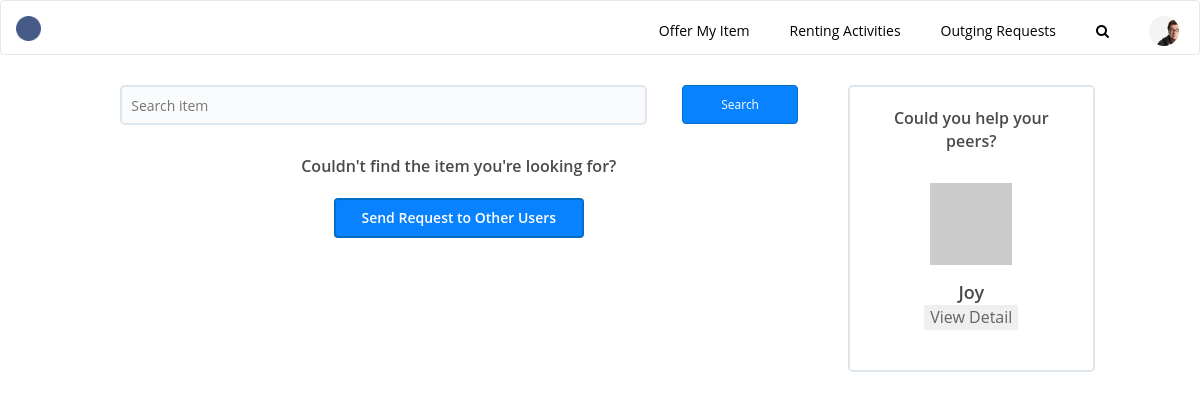
The app's page /rent/search (signed in), older data.
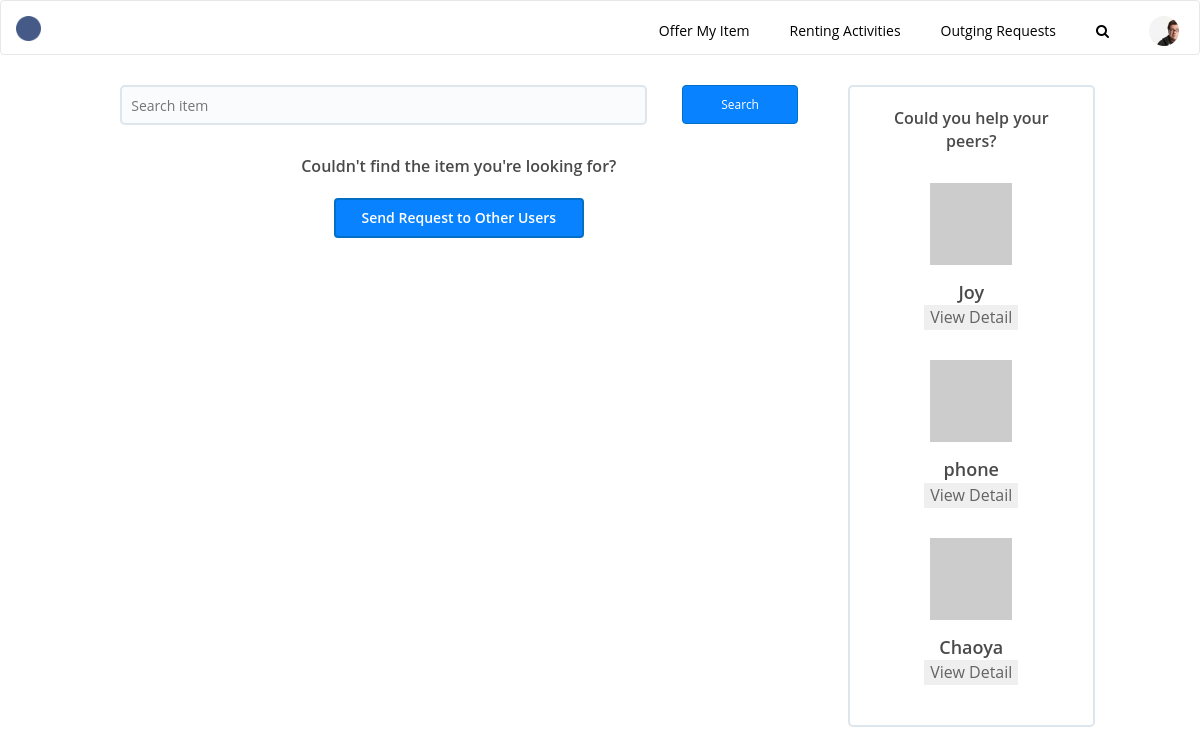
The same page, newer data.
### rent/models.py (models this page shows, shortened)
class RequestingItem(models.Model):
	name = models.CharField(max_length=100)
	borrower = models.ForeignKey(User)
	picture = models.FileField(upload_to=itemuploadpath, blank=True, null=True)
	content_type = models.CharField(max_length=50, blank=True, null=True)
	description = models.TextField(max_length=300, blank=True, null=True)
	reward = models.CharField(max_length=100, blank=True, null=True)
	post_date = models.DateField(auto_now_add=True, blank=True, null=True)
	active = models.BooleanField(default=True, blank=False)
	need_from = models.DateField(blank=True, null=True)
	need_to = models.DateField(blank=True, null=True)

### rent/views.py (the view)
def search(request):
	if not request.user.is_authenticated:
		return redirect(reverse('home'))
	context = {}
	keyword = request.GET.get('searchbar', False)
	all_items = OfferingItem.objects.filter(name__contains=keyword)
	context['items'] = all_items
	help_peer = RequestingItem.objects.all().exclude(borrower=request.user)[:4]
	context['help_peer'] = help_peer
	return render(request, 'rent/search.html', context)

### rent/templates/rent/search.html (shortened to what this page needs)
{% extends "rent/base.html" %}
{% block customized_static %}
        <link rel="stylesheet" href="../../static/rent/css/search.css" type="text/css" />
{% endblock %}
{% block bodycontent %}
        <div class="main-container">
            <div class="row">
                <div class="col-xs-12 col-sm-9 col-md-9">
                    <div class="content-container">
                        <div class="row" id="search">
                            <div class="col-xs-9 col-xs-9 col-sm-9 col-md-9" id="searchbar-container">
                                <input type="text" id="searchbar" name="" placeholder="  Search item"/>
                            </div>
                            <div class="col-xs-3 col-sm-3 col-md-3 clickable" id="search-btn-container">
                                <div class="clickable btn btn-primary" id="search-btn">
                                    Search
                                </div>
                            </div>
                        </div>
                        <div id="cant-find">
                            Couldn't find the item you're looking for?
                        </div>
                        <div id="send-request-container">
                            <div id="send-request-btn">
                                Send Request to Other Users
                            </div>
                        </div>
                    </div>
                </div>
                <div class="hidden-xs col-sm-3 col-md-3" id="could-you-help-peer-container">
                    <div class="" id="help-peer-title">
                        Could you help your peers?
                    </div>
                    {% for j in help_peer %}
                    <form method="GET" action="{% url 'help_peer_detail' j.id %}">
                    <div class="peer-item-container">
                        {% if j.picture %}
                        <img src="{% url 'get_item_photo' j.id %}" width="82px" height="82px">
                        {% else %}
                        <img src="http://placehold.it/82x82">
                        {% endif %}
                        <div class="peer-item-name">
                            {{j.name}}
                        </div>
                        <div class="peer-item-viewdetail">
                            <button type="submit">View Detail</button>
                        </div>
                    </div>
                    </form>
                    {% endfor %}
                </div>
            </div>
        </div>
{% endblock %}

### rent/templates/rent/base.html (shortened to what this page needs)
<!DOCTYPE html>
<html>
<head>
		<link rel="stylesheet" href="https://maxcdn.bootstrapcdn.com/bootstrap/3.3.7/css/bootstrap.min.css">
		<link rel="stylesheet" href="../../static/rent/css/font-awesome-4.7.0/css/font-awesome.min.css">
        <link rel="stylesheet" type="text/css" href="../../static/rent/css/search.css">
        <link rel="stylesheet" type="text/css" href="../../static/rent/css/style.css">
        {% block customized_static %}{% endblock %}
</head>
<body>
	<nav class="navbar navbar-default">
            <div class="navbar-header">
				<a href="{% url 'home' %}" class="navbar-brand">
					<img alt="Brand" src="../../static/rent/image/brand.png">
				</a>
            </div>
            <div class="collapse navbar-collapse" id="navbar-collapse">
                <ul class="nav navbar-nav navbar-right" id="nav-menu">
                    <li><a href="{% url 'offer_item' %}">Offer My Item</a></li>
                    <li><a href="{% url 'incomingoffer' %}">Renting Activities</a></li>
                    <li><a href="{% url 'my_requests' %}">Outging Requests</a></li>
                    <li><a href="{% url 'search' %}"><i class="fa fa-search" aria-hidden="true"></i></a></li>
                    <li id="nav-user"><a href="{% url 'profile' user.id %}">
                        <img src="../../static/rent/image/avatar.png" alt=""></a>
                    </li>
                </ul>
            </div>
        </nav>
        {% block bodycontent %}{% endblock %}
</body>
</html>

### rent/static/rent/css/search.css (style rules this page uses)
.main-container { max-width: 1200px; }
#searchbar-container { height: 40px; }
#searchbar-container input { width: 100%; height: 100%; border-radius: 5px; background-color: #fafbfc; border: solid 2px #dde5ed; }
#could-you-help-peer-container { border-radius: 5px; border: solid 2px #dde5ed; padding: 0 20px 40px 20px; }
#search-btn-container { padding: 0 20px 0 20px; height: 40px; }
#search-btn { line-height: 25px; width: 80%; }
#cant-find { margin-top: 30px; margin-right: 35px; text-align: center; font-size: 16px; font-weight: 600; color: #4a4a4a; }
#send-request-container { margin-right: 35px; margin-top: 20px; }
#send-request-btn { margin: auto; width: 250px; height: 40px; text-align: center; line-height: 35px; border-radius: 4px; background-color: #0982ff; border: solid 2px #026fc7; font-size: 14px; font-weight: 600; color: #ffffff; }
#help-peer-title { margin: auto; text-align: center; padding-top: 20px; font-size: 16px; font-weight: 600; color: #4a4a4a; }
.peer-item-container { margin: auto; padding-top: 30px; }
.peer-item-container > * { margin: auto; text-align: center; }
.peer-item-container img { display: block; }
.peer-item-name { font-size: 18px; font-weight: 600; color: #4a4a4a; padding-top: 15px; }
.peer-item-viewdetail { font-size: 16px; color: #646464; text-decoration: underline; }

### rent/static/rent/css/elements.css (style rules this page uses)
* { font-family: "Open Sans", sans-serif; }
body { box-sizing: border-box; }
#nav-menu a { padding: 0; font-size: 14px; color: black; }
.btn-primary { background-color: #0982FF; color: white; border: 1px solid #026FC7; -webkit-transition-duration: 0.4s; transition-duration: 0.4s; font-size: 12px; }
nav #nav-menu li { font-size: 16px; padding-left: 20px; padding-right: 20px; padding-top: 20px; cursor: pointer; }
.navbar { min-height: 55px; background-color: white; }
nav #nav-user img { width:30px; }
nav .navbar-brand img { width: 25px; }
nav #nav-menu #nav-user { padding-top: 15px; }
.main-container { margin: auto; margin-top: 30px; max-width: 1200px; }
button { border: none; background-color: none; }
.clickable { cursor: pointer; }
@media only screen and (min-width: 768px) { .main-container { width: 95%; } }
@media only screen and (min-width: 992px) { .main-container { width: 80%; } }

Row changes from the older to the newer data that the page shows:
added RequestingItem: name "phone"
added RequestingItem: name "Chaoya"
